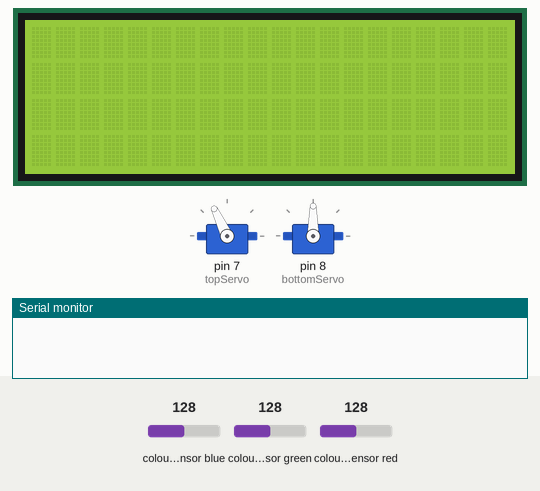
This sketch was run on a simulated Arduino Uno, built with avr-gcc and run on an emulated ATmega328P. On the bench: 20×4 character LCD, 2 × servo, the last lines printed to the serial monitor. Wiring (inferred from the names in the program): TCS3200 colour sensor: output pin 6; S2 pin 4; S3 pin 5; S0 pin 2; S1 pin 3. The test bench sets the inputs (shaded band); at power-on: colour sensor blue 128, colour sensor green 128, colour sensor red 128.

Above: at 0.1 s.
At 0.7 s:
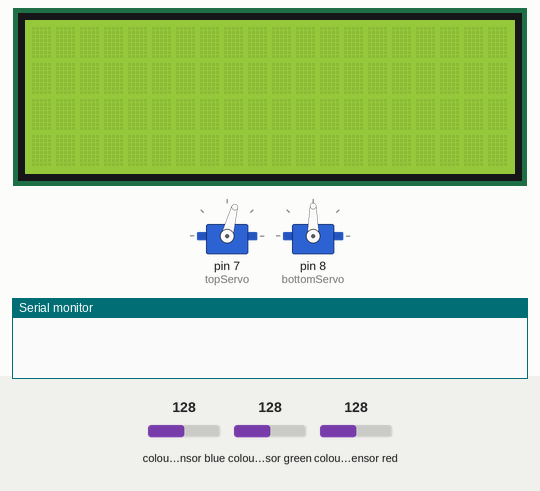
At 1.8 s:
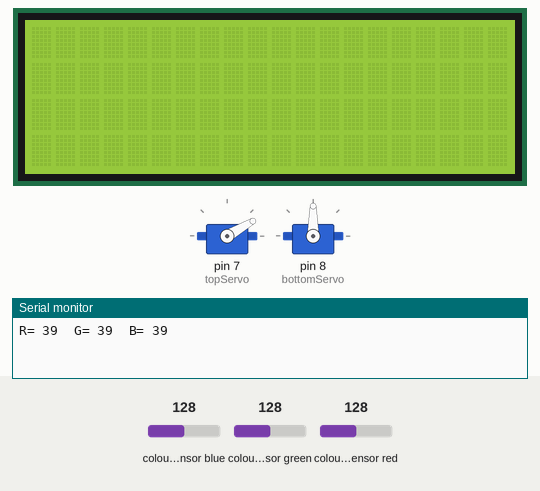
At 2.1 s:
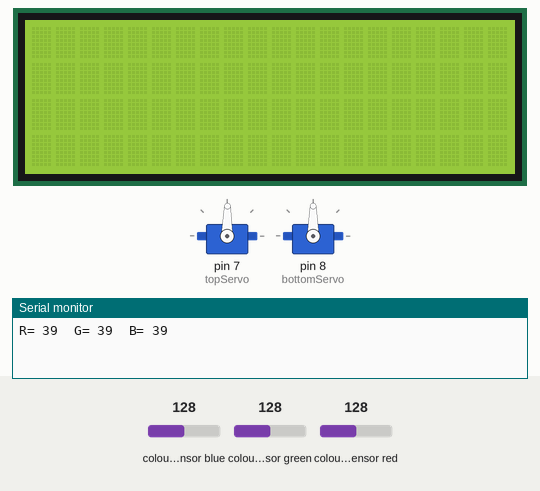
Timing chart, 0 to 4.8 s (numbered marks = the images above):
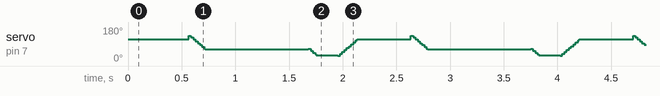

The sketch:

arduino_color_sorting_machine_code.ino
```cpp
#include <Servo.h>
#define S0 2
#define S1 3
#define S2 4
#define S3 5
#define sensorOut 6
#include <Wire.h>
#include <LiquidCrystal_I2C.h>
Servo topServo;
Servo bottomServo;
int frequency = 0;
int color=0;
LiquidCrystal_I2C lcd(0x27,20,4);
void setup() {
  lcd.init();
  lcd.backlight();

  pinMode(S0, OUTPUT);
  pinMode(S1, OUTPUT);
  pinMode(S2, OUTPUT);
  pinMode(S3, OUTPUT);
  pinMode(sensorOut, INPUT);
  // Setting frequency-scaling to 20%
  digitalWrite(S0, HIGH);
  digitalWrite(S1, LOW);
  topServo.attach(7);
  bottomServo.attach(8);
  Serial.begin(9600);
}
void loop() {
  topServo.write(115);
  delay(500);

  for(int i = 135; i > 60; i--) {
    topServo.write(i);
    delay(2);
  }
  delay(500);

  color = readColor();
  delay(10);
  switch (color) {
//    case 1:
//    bottomServo.write(50);
//   lcd.setCursor(0,0);
//     lcd.print("Red");
//
//    break;
    case 2:
    bottomServo.write(70);
    lcd.clear();
    lcd.setCursor(0,0);
    lcd.print("Orange");
    break;
    case 3:
    bottomServo.write(120);
     lcd.clear();
    lcd.setCursor(0,0);
     lcd.print("Green");
    break;
    case 4:
    bottomServo.write(170);
     lcd.clear();
    lcd.setCursor(0,0);
     lcd.print("Yellow");
    break;
//    case 5:
//    bottomServo.write(150);
//     lcd.clear();
//    lcd.setCursor(0,0);
//     lcd.print("hello 5");
//    break;
//    case 6:
//    bottomServo.write(175);
//     bottomServo.write(150);
//     lcd.clear();
//    lcd.setCursor(0,0);
//     lcd.print("hello 5");
//    break;

    case 0:
    break;
  }
  delay(300);


  for(int i = 65; i > 29; i--) {
    topServo.write(i);
    delay(2);
  }
  delay(200);

  for(int i = 29; i < 115; i++) {
    topServo.write(i);
    delay(2);
  }
  color=0;
}
// Custom Function - readColor()
int readColor() {
  // Setting red filtered photodiodes to be read
  digitalWrite(S2, LOW);
  digitalWrite(S3, LOW);
  // Reading the output frequency
  frequency = pulseIn(sensorOut, LOW);
  int R = frequency;
  // Printing the value on the serial monitor
  Serial.print("R= ");//printing name
  Serial.print(frequency);//printing RED color frequency
  Serial.print("  ");
  delay(50);
  // Setting Green filtered photodiodes to be read
  digitalWrite(S2, HIGH);
  digitalWrite(S3, HIGH);
  // Reading the output frequency
  frequency = pulseIn(sensorOut, LOW);
  int G = frequency;
  // Printing the value on the serial monitor
  Serial.print("G= ");//printing name
  Serial.print(frequency);//printing RED color frequency
  Serial.print("  ");
  delay(50);
  // Setting Blue filtered photodiodes to be read
  digitalWrite(S2, LOW);
  digitalWrite(S3, HIGH);
  // Reading the output frequency
  frequency = pulseIn(sensorOut, LOW);
  int B = frequency;
  // Printing the value on the serial monitor
  Serial.print("B= ");//printing name
  Serial.print(frequency);//printing RED color frequency
  Serial.println("  ");
  delay(50);
//  if(R<155 & R>125 & G<215 & G>180){
//    color = 1; // Red
//  }
//  if(R<128 & R>115 & B<145 & G>128){
//     color = 2; // Orange
//  }
  if(R<160 & R>128 & B<140 & B>115){
    color = 3; // Green
  }
  if(R<130 & R>105 & G<170 & G>140){
    color = 4; // Yellow
  }
//  if(R<56 & R>46 & G<65 & G>55){
//    color = 5; // Brown
//  }
//  if (G<58 & G>45 & B<40 &B>26){
//    color = 6; // Blue
//  }
  return color;
}
```
